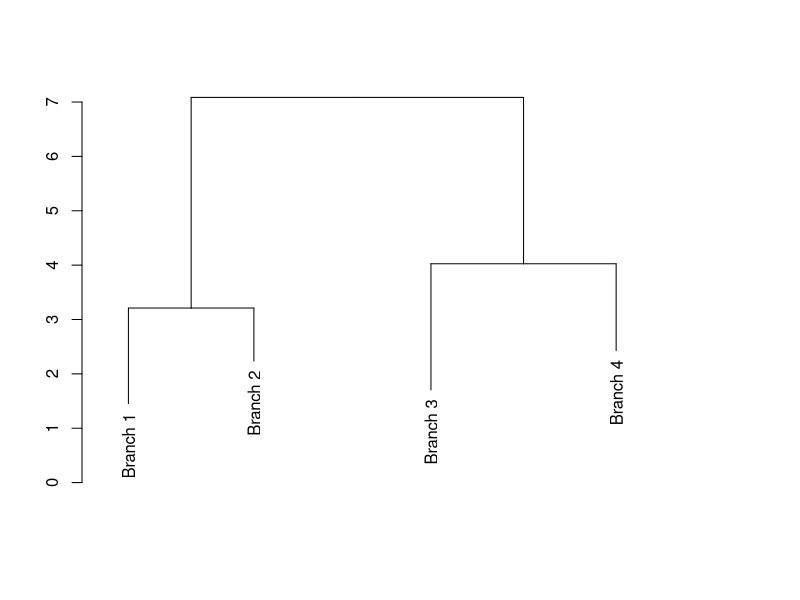
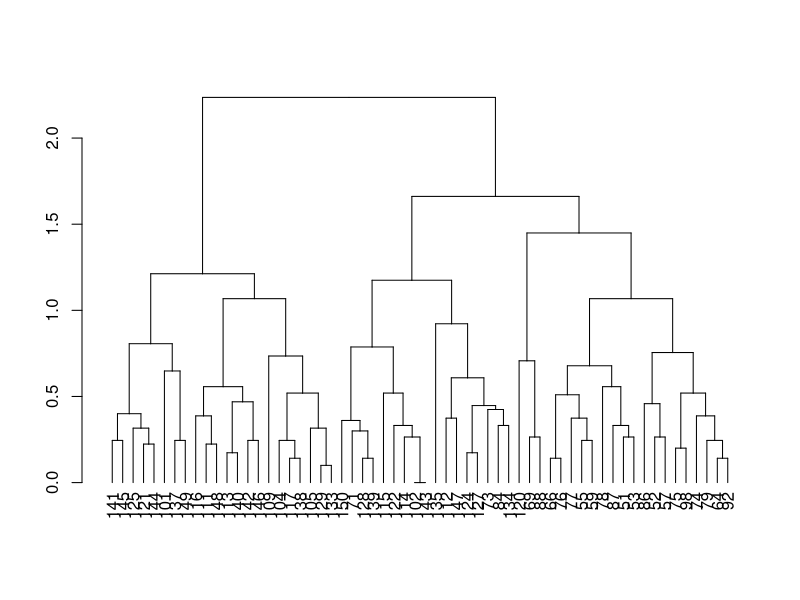

Here is the R script that generated these plots, in order:

myplclust <- function( hclust, lab=hclust$labels, lab.col=rep(1,length(hclust$labels)), hang=0.1,...){
  ## modifiction of plclust for plotting hclust objects *in colour*!
  ## Copyright Eva KF Chan 2009
  ## Arguments:
  ##    hclust:    hclust object
  ##    lab:        a character vector of labels of the leaves of the tree
  ##    lab.col:    colour for the labels; NA=default device foreground colour
  ##    hang:     as in hclust & plclust
  ## Side effect:
  ##    A display of hierarchical cluster with coloured leaf labels.
  y <- rep(hclust$height,2)
  x <- as.numeric(hclust$merge)
  y <- y[which(x<0)]
  x <- x[which(x<0)]
  x <- abs(x)
  y <- y[order(x)]
  x <- x[order(x)]
  plot( hclust, labels=FALSE, hang=hang, ... )
  text( x=x, y=y[hclust$order]-(max(hclust$height)*hang), labels=lab[hclust$order], col=lab.col[hclust$order], srt=90, adj=c(1,0.5), xpd=NA, ... )
}


library(datasets)

data(iris)

dim(iris)

irisSubset = iris[,1:4]
#dist(irisSubset)
distxy <- dist(irisSubset) 

hc <- hclust(distxy)
hcd <- as.dendrogram(hc)
plot(cut(hcd, h=3)$upper)
plot(cut(hcd, h=3)$lower[[2]])
#plot(irisSubset,col="blue",pch=19,cex=2) 
#myplclust(hClustering,lab=rep(1:3,each=4),lab.col=rep(1:3,each=4))
#text(x+0.05,y+0.05,labels=as.character(1:12))